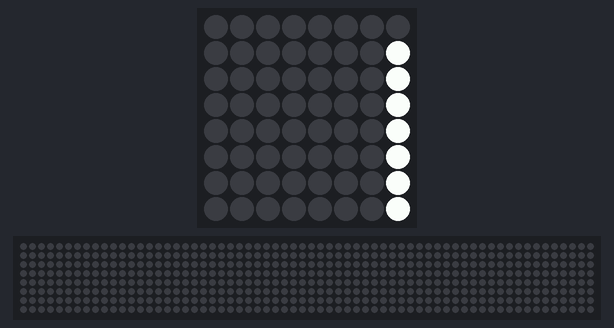
Bench run of a program on a simulated Raspberry Pi (BCM pin numbers) with a Sense HAT. On the bench: the Sense HAT's 8×8 RGB LED matrix, a strip that is not on the board, showing the scrolling text unrolled. Random numbers come from a fixed seed; the 64×8 strip is a reading aid, not a part: it shows the text the matrix is scrolling, unrolled, one strip-width of it at a time. At 30.4 s the program stops and its outputs stay as they are.

Above: at 0.17 s.
At 3.89 s:
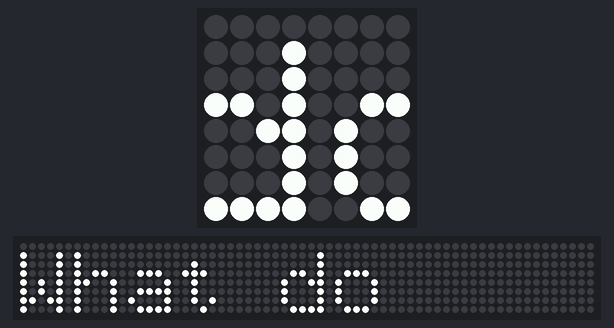
At 7.72 s:
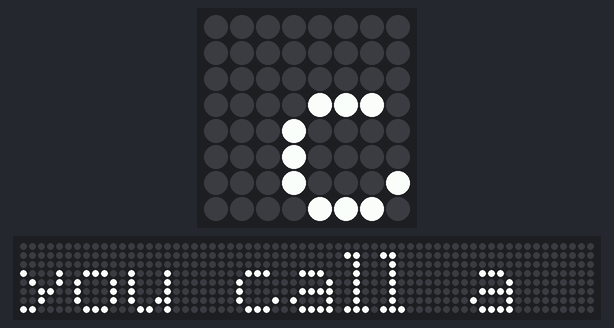
At 15.27 s:
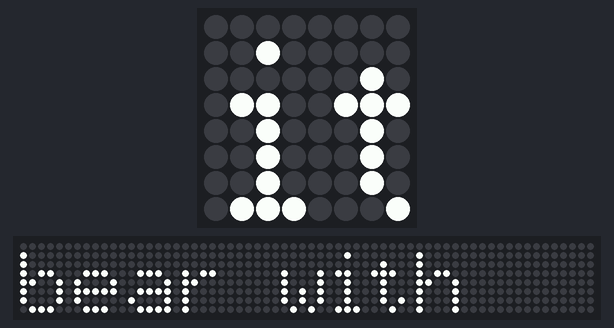
At 22.83 s:
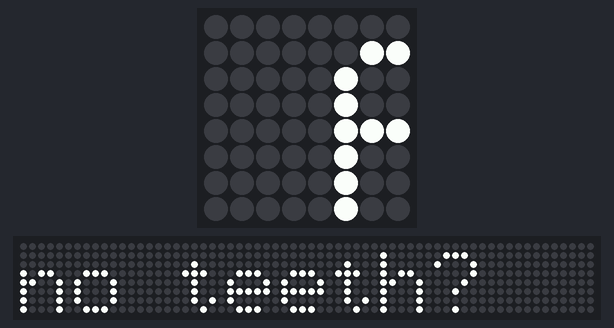
At 30.38 s:
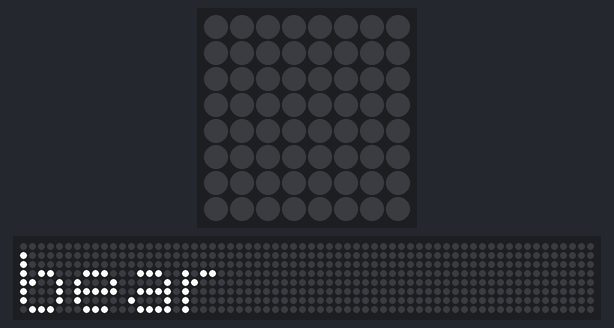

The program:

joke.py
```python
import sys
import random
from random import randint
from sense_hat import SenseHat
sense=SenseHat()
sense.set_rotation(90)
sense.clear()

# jokes from http://www.laughfactory.com/jokes/word-play-jokes
jokes = [
    "What happens to a frog's car when it breaks down? It gets toad away",
    "Why was six scared of seven? Because seven eight nine",
    "What do you call a bear with no teeth? A gummy bear",
    "How do you count cows? With a cowculator",
    "How do astronomers organize a party? They planet",
    "Why does Humpty Dumpty love autumn? Because Humpty Dumpty had a great fall",
    "I went to the bank the other day and asked the banker to check my balance, so she pushed me!",
    "Can a kangaroo jump higher than the Empire State Building? Of course. The Empire State Building can't jump",
    "Did you hear about the kidnapping at school? It's okay. He woke up",
    "A man got hit in the head with a can of Coke, but he was alright because it was a soft drink",
]

joke = random.choice(jokes)

sense.show_message(joke)
sys.exit()
```
